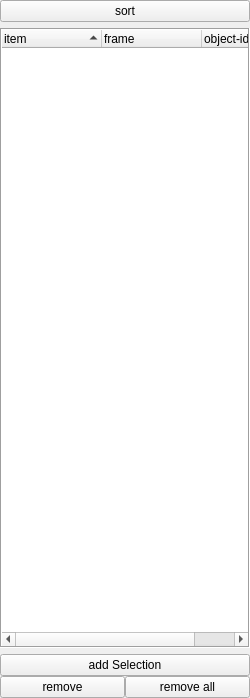
<?xml version="1.0" encoding="UTF-8"?>
<ui version="4.0">
 <class>Form</class>
 <widget class="QWidget" name="Form">
  <property name="geometry">
   <rect>
    <x>0</x>
    <y>0</y>
    <width>250</width>
    <height>698</height>
   </rect>
  </property>
  <property name="windowTitle">
   <string>Form</string>
  </property>
  <layout class="QVBoxLayout" name="verticalLayout_2">
   <property name="margin">
    <number>0</number>
   </property>
   <item>
    <layout class="QVBoxLayout" name="verticalLayout">
     <property name="spacing">
      <number>-1</number>
     </property>
     <item>
      <widget class="QPushButton" name="sortBtn">
       <property name="text">
        <string>sort</string>
       </property>
      </widget>
     </item>
     <item>
      <widget class="QTreeWidget" name="items">
       <property name="frameShape">
        <enum>QFrame::Box</enum>
       </property>
       <property name="frameShadow">
        <enum>QFrame::Sunken</enum>
       </property>
       <property name="selectionMode">
        <enum>QAbstractItemView::MultiSelection</enum>
       </property>
       <property name="iconSize">
        <size>
         <width>16</width>
         <height>16</height>
        </size>
       </property>
       <property name="indentation">
        <number>0</number>
       </property>
       <property name="rootIsDecorated">
        <bool>true</bool>
       </property>
       <property name="uniformRowHeights">
        <bool>false</bool>
       </property>
       <property name="itemsExpandable">
        <bool>false</bool>
       </property>
       <property name="sortingEnabled">
        <bool>true</bool>
       </property>
       <property name="animated">
        <bool>true</bool>
       </property>
       <property name="allColumnsShowFocus">
        <bool>false</bool>
       </property>
       <property name="headerHidden">
        <bool>false</bool>
       </property>
       <property name="expandsOnDoubleClick">
        <bool>false</bool>
       </property>
       <attribute name="headerStretchLastSection">
        <bool>true</bool>
       </attribute>
       <column>
        <property name="text">
         <string>item</string>
        </property>
       </column>
       <column>
        <property name="text">
         <string>frame</string>
        </property>
       </column>
       <column>
        <property name="text">
         <string>object-id</string>
        </property>
       </column>
      </widget>
     </item>
     <item>
      <layout class="QVBoxLayout" name="vbox2">
       <property name="spacing">
        <number>0</number>
       </property>
       <item>
        <layout class="QVBoxLayout" name="vbox1">
         <property name="spacing">
          <number>0</number>
         </property>
         <item>
          <widget class="QPushButton" name="addBtn">
           <property name="text">
            <string>add Selection</string>
           </property>
          </widget>
         </item>
        </layout>
       </item>
       <item>
        <layout class="QHBoxLayout" name="hbox1">
         <property name="spacing">
          <number>-1</number>
         </property>
         <item>
          <widget class="QPushButton" name="removeBtn">
           <property name="text">
            <string>remove</string>
           </property>
          </widget>
         </item>
         <item>
          <widget class="QPushButton" name="removeAllBtn">
           <property name="text">
            <string>remove all</string>
           </property>
          </widget>
         </item>
        </layout>
       </item>
      </layout>
     </item>
    </layout>
   </item>
  </layout>
 </widget>
 <resources/>
 <connections/>
</ui>
